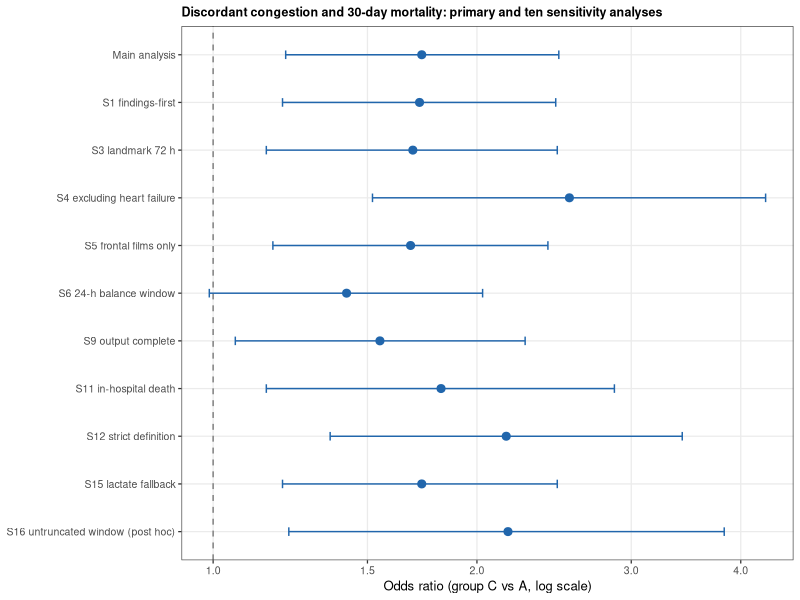
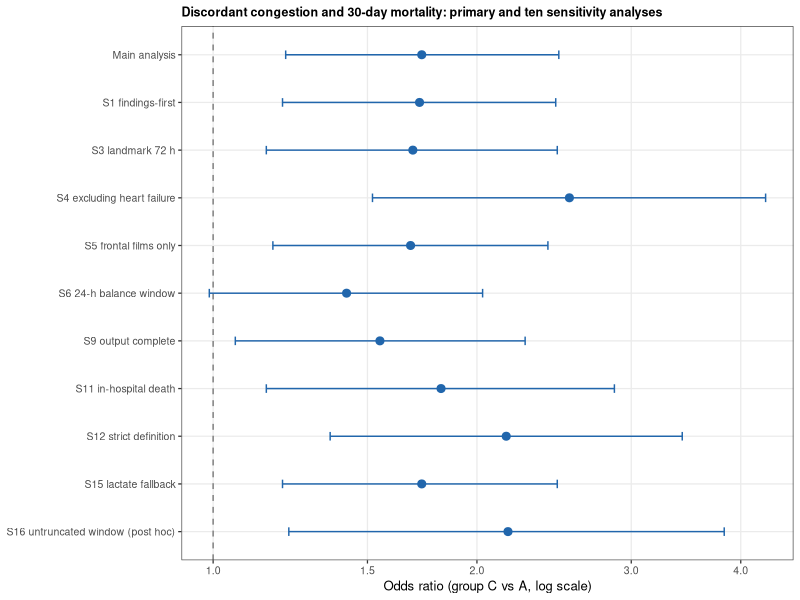
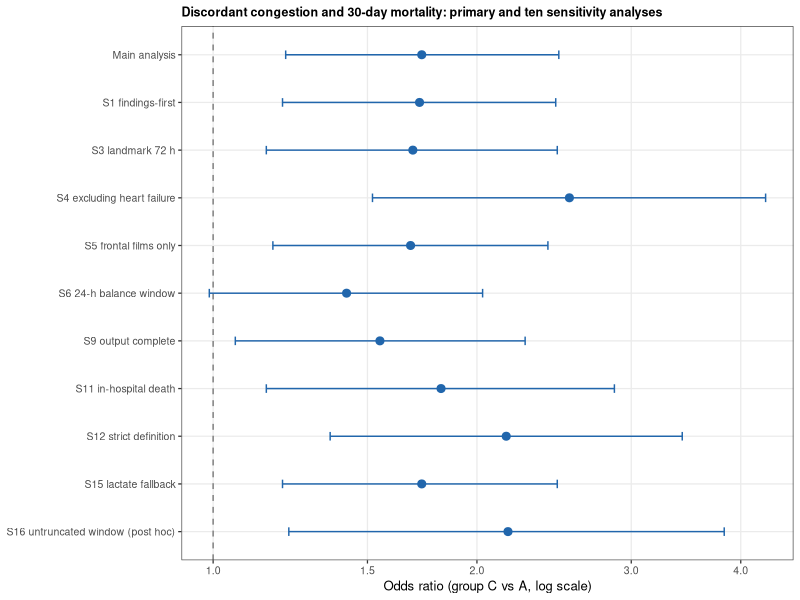

Reproduce these figures in R, in order.
setwd("F:/openclaw_workspace/CXR_congestion")
.libPaths(c("F:/openclaw_workspace/Rlibs", "F:/openclaw_workspace/R_lib", .libPaths()))
suppressPackageStartupMessages(library(ggplot2))

fr <- data.frame(
  label = c("Main analysis", "S1 findings-first", "S3 landmark 72 h",
            "S4 excluding heart failure", "S5 frontal films only",
            "S6 24-h balance window", "S9 output complete",
            "S11 in-hospital death", "S12 strict definition", "S15 lactate fallback",
            "S16 untruncated window (post hoc)"),
  OR  = c(1.73, 1.72, 1.69, 2.55, 1.68, 1.42, 1.55, 1.82, 2.16, 1.73, 2.17),
  lcl = c(1.21, 1.20, 1.15, 1.52, 1.17, 0.99, 1.06, 1.15, 1.36, 1.20, 1.22),
  ucl = c(2.48, 2.46, 2.47, 4.27, 2.41, 2.03, 2.27, 2.87, 3.43, 2.47, 3.83))
fr$label <- factor(fr$label, levels = rev(fr$label))

p <- ggplot(fr, aes(OR, label)) +
  geom_vline(xintercept = 1, linetype = "dashed", colour = "grey50") +
  geom_errorbar(aes(xmin = lcl, xmax = ucl), width = 0.18, colour = "#2166ac") +
  geom_point(size = 2.4, colour = "#2166ac") +
  scale_x_log10(breaks = c(0.75, 1, 1.5, 2, 3, 4), labels = c("0.75", "1.0", "1.5", "2.0", "3.0", "4.0")) +
  labs(x = "Odds ratio (group C vs A, log scale)", y = NULL,
       title = "Discordant congestion and 30-day mortality: primary and ten sensitivity analyses") +
  theme_bw(base_size = 9.5) +
  theme(plot.title = element_text(size = 9, face = "bold"),
        panel.grid.minor = element_blank())
ggsave("v4/film/Fig4.pdf", p, width = 6.9, height = 4.4)
ggsave("v4/film/Fig4.png", p, width = 6.9, height = 4.4, dpi = 300)
ggsave("v4/film/Fig4.tiff", p, width = 6.9, height = 4.4, dpi = 600, device = "tiff", compression = "lzw")
cat("Fig4 written with", nrow(fr), "rows\n")
